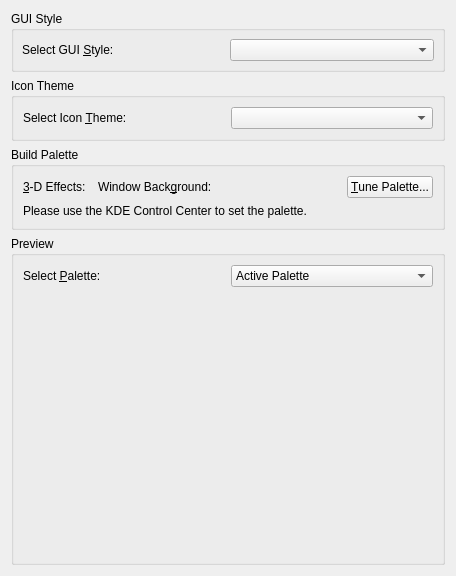
      <widget class="QWidget" name="tab1">
       <attribute name="title">
        <string>Appearance</string>
       </attribute>
       <layout class="QGridLayout" name="gridLayout_5">
        <item row="0" column="0">
         <widget class="QGroupBox" name="GroupBox40">
          <property name="sizePolicy">
           <sizepolicy hsizetype="Minimum" vsizetype="Preferred">
            <horstretch>0</horstretch>
            <verstretch>0</verstretch>
           </sizepolicy>
          </property>
          <property name="minimumSize">
           <size>
            <width>0</width>
            <height>0</height>
           </size>
          </property>
          <property name="title">
           <string>GUI Style</string>
          </property>
          <layout class="QHBoxLayout">
           <property name="spacing">
            <number>4</number>
           </property>
           <property name="margin">
            <number>8</number>
           </property>
           <item>
            <widget class="QLabel" name="gstylebuddy">
             <property name="minimumSize">
              <size>
               <width>0</width>
               <height>0</height>
              </size>
             </property>
             <property name="text">
              <string>Select GUI &amp;Style:</string>
             </property>
             <property name="buddy">
              <cstring>gstylecombo</cstring>
             </property>
            </widget>
           </item>
           <item>
            <widget class="QComboBox" name="gstylecombo"/>
           </item>
          </layout>
         </widget>
        </item>
        <item row="6" column="0">
         <widget class="QGroupBox" name="groupPreview">
          <property name="sizePolicy">
           <sizepolicy hsizetype="Preferred" vsizetype="Expanding">
            <horstretch>0</horstretch>
            <verstretch>0</verstretch>
           </sizepolicy>
          </property>
          <property name="title">
           <string>Preview</string>
          </property>
          <layout class="QGridLayout" name="gridLayout_4">
           <item row="0" column="0">
            <widget class="QLabel" name="TextLabel1">
             <property name="text">
              <string>Select &amp;Palette:</string>
             </property>
             <property name="buddy">
              <cstring>paletteCombo</cstring>
             </property>
            </widget>
           </item>
           <item row="0" column="1">
            <widget class="QComboBox" name="paletteCombo">
             <item>
              <property name="text">
               <string>Active Palette</string>
              </property>
             </item>
             <item>
              <property name="text">
               <string>Inactive Palette</string>
              </property>
             </item>
             <item>
              <property name="text">
               <string>Disabled Palette</string>
              </property>
             </item>
            </widget>
           </item>
           <item row="1" column="0" colspan="2">
            <widget class="PreviewFrame" name="previewFrame" native="true">
             <property name="sizePolicy">
              <sizepolicy hsizetype="Expanding" vsizetype="Expanding">
               <horstretch>0</horstretch>
               <verstretch>0</verstretch>
              </sizepolicy>
             </property>
             <property name="minimumSize">
              <size>
               <width>410</width>
               <height>260</height>
              </size>
             </property>
            </widget>
           </item>
          </layout>
         </widget>
        </item>
        <item row="4" column="0">
         <widget class="QGroupBox" name="groupAutoPalette">
          <property name="sizePolicy">
           <sizepolicy hsizetype="Preferred" vsizetype="Maximum">
            <horstretch>0</horstretch>
            <verstretch>0</verstretch>
           </sizepolicy>
          </property>
          <property name="minimumSize">
           <size>
            <width>400</width>
            <height>0</height>
           </size>
          </property>
          <property name="title">
           <string>Build Palette</string>
          </property>
          <layout class="QVBoxLayout" name="verticalLayout_2">
           <item>
            <widget class="QWidget" name="colorConfig" native="true">
             <layout class="QHBoxLayout" name="horizontalLayout_2">
              <property name="margin">
               <number>0</number>
              </property>
              <item>
               <widget class="QLabel" name="labelMainColor">
                <property name="text">
                 <string>&amp;3-D Effects:</string>
                </property>
                <property name="buddy">
                 <cstring>buttonMainColor</cstring>
                </property>
               </widget>
              </item>
              <item>
               <widget class="ColorButton" name="buttonMainColor" native="true"/>
              </item>
              <item>
               <widget class="QLabel" name="labelMainColor2">
                <property name="sizePolicy">
                 <sizepolicy hsizetype="Minimum" vsizetype="Minimum">
                  <horstretch>0</horstretch>
                  <verstretch>0</verstretch>
                 </sizepolicy>
                </property>
                <property name="minimumSize">
                 <size>
                  <width>50</width>
                  <height>0</height>
                 </size>
                </property>
                <property name="lineWidth">
                 <number>1</number>
                </property>
                <property name="midLineWidth">
                 <number>0</number>
                </property>
                <property name="text">
                 <string>Window Back&amp;ground:</string>
                </property>
                <property name="alignment">
                 <set>Qt::AlignVCenter</set>
                </property>
                <property name="margin">
                 <number>0</number>
                </property>
                <property name="buddy">
                 <cstring>buttonMainColor2</cstring>
                </property>
               </widget>
              </item>
              <item>
               <widget class="ColorButton" name="buttonMainColor2" native="true"/>
              </item>
              <item>
               <spacer name="spacer">
                <property name="orientation">
                 <enum>Qt::Horizontal</enum>
                </property>
                <property name="sizeType">
                 <enum>QSizePolicy::Expanding</enum>
                </property>
                <property name="sizeHint" stdset="0">
                 <size>
                  <width>70</width>
                  <height>20</height>
                 </size>
                </property>
               </spacer>
              </item>
              <item>
               <widget class="QPushButton" name="btnAdvanced">
                <property name="text">
                 <string>&amp;Tune Palette...</string>
                </property>
               </widget>
              </item>
             </layout>
            </widget>
           </item>
           <item>
            <widget class="QLabel" name="labelKDENote">
             <property name="text">
              <string>Please use the KDE Control Center to set the palette.</string>
             </property>
            </widget>
           </item>
          </layout>
         </widget>
        </item>
        <item row="1" column="0" rowspan="2">
         <widget class="QGroupBox" name="groupIconTheme">
          <property name="title">
           <string>Icon Theme</string>
          </property>
          <layout class="QHBoxLayout" name="horizontalLayout">
           <item>
            <widget class="QLabel" name="iconThemeLabel">
             <property name="text">
              <string>Select Icon &amp;Theme:</string>
             </property>
             <property name="buddy">
              <cstring>iconThemeCombo</cstring>
             </property>
            </widget>
           </item>
           <item>
            <widget class="QComboBox" name="iconThemeCombo"/>
           </item>
          </layout>
         </widget>
        </item>
       </layout>
      </widget>
